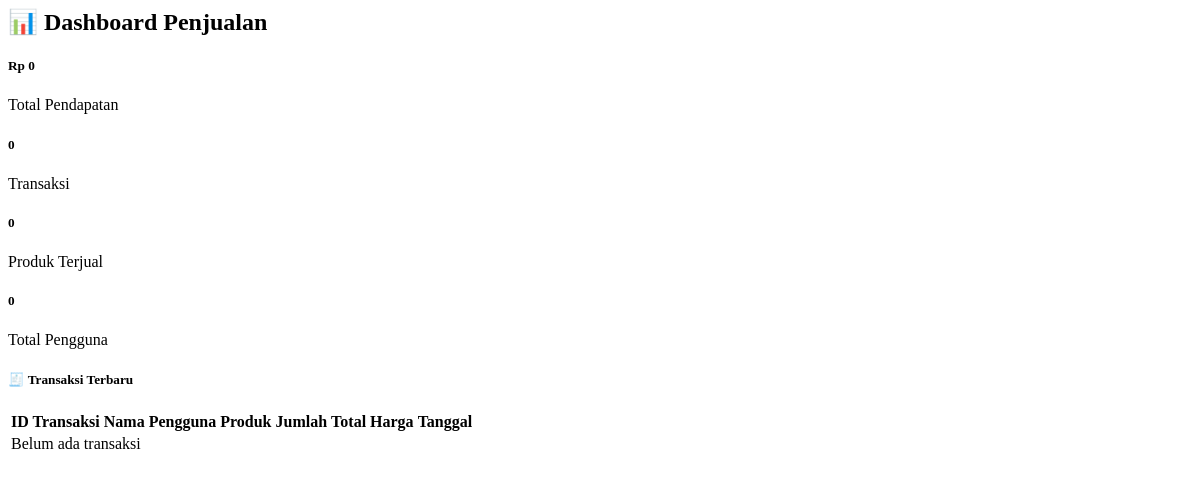
/admin/home.php, run on an earlier commit of the app's database.
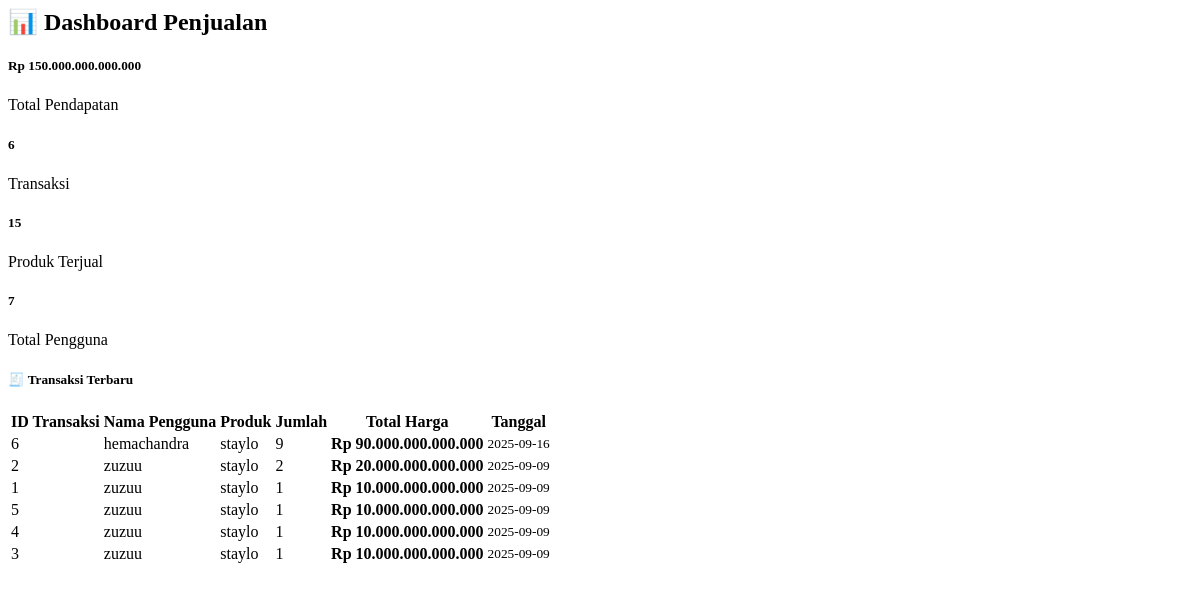
And on a later commit of the database.
### tables this page shows
CREATE TABLE `transaksi` (
  `id_transaksi` int(11) NOT NULL,
  `pengguna_id` int(11) NOT NULL,
  `admin_id` int(11) NOT NULL,
  `produk_id` int(11) NOT NULL,
  `jumlah` int(11) NOT NULL,
  `tanggal_transaksi` date NOT NULL,
  `total_harga` double NOT NULL
);

CREATE TABLE `pengguna` (
  `id_pengguna` int(11) NOT NULL,
  `nama_pengguna` varchar(25) NOT NULL,
  `email` varchar(25) NOT NULL,
  `password` text NOT NULL,
  `no_hp` int(13) NOT NULL,
  `alamat` varchar(25) NOT NULL
);

CREATE TABLE `produk` (
  `id_produk` int(11) NOT NULL,
  `merk_id` int(11) NOT NULL,
  `nama_produk` varchar(25) NOT NULL,
  `harga` double NOT NULL,
  `deskripsi` varchar(150) NOT NULL,
  `stock` int(30) NOT NULL,
  `kategori` enum('classic','matic','','') NOT NULL,
  `photo` text NOT NULL
);

CREATE TABLE `transaksi_detail` (
  `id_detail` int(11) NOT NULL,
  `transaksi_id` int(11) NOT NULL,
  `produk_id` int(11) NOT NULL,
  `jumlah` int(11) NOT NULL,
  `harga` decimal(15,2) NOT NULL
);

### admin/home.php (the view, shortened to what this page needs)
<?php
include "../db/koneksi.php";
?>
<div class="container mt-4">
  <h2 class="mb-4 text-primary fw-bold">📊 Dashboard Penjualan</h2>
  <div class="row mb-4">
    <?php
    $totalTransaksi = $koneksi->query("
      SELECT COUNT(*) AS total FROM transaksi
    ")->fetch_assoc()['total'] ?? 0;
    ?>
    <div class="row mb-4">
  <?php
  $totalPendapatan = $koneksi->query("
    SELECT SUM(td.harga * td.jumlah) AS total
    FROM transaksi_detail td
    JOIN transaksi t ON td.transaksi_id = t.id_transaksi
  ")->fetch_assoc()['total'] ?? 0;
  $totalTransaksi = $koneksi->query("
    SELECT COUNT(*) AS total FROM transaksi
  ")->fetch_assoc()['total'] ?? 0;
  $produkTerjual = $koneksi->query("
    SELECT SUM(jumlah) AS total FROM transaksi_detail
  ")->fetch_assoc()['total'] ?? 0;
  $totalUser = $koneksi->query("
    SELECT COUNT(*) AS total FROM pengguna
  ")->fetch_assoc()['total'] ?? 0;
  ?>
 <div class="col-md-3 mb-3">
  <a href="index.php?page=pendapatan" class="dashboard-card">
    <div class="card text-center shadow border-0 rounded-4">
      <div class="card-body">
        <h5 class="text-success fw-bold">Rp <?= number_format($totalPendapatan, 0, ',', '.') ?></h5>
        <p class="text-muted mb-0">Total Pendapatan</p>
      </div>
    </div>
  </a>
</div>
  <div class="col-md-3 mb-3">
    <a href="index.php?page=transaksi" class="dashboard-card">
      <div class="card text-center shadow border-0 rounded-4">
        <div class="card-body">
          <h5 class="text-primary fw-bold"><?= $totalTransaksi ?></h5>
          <p class="text-muted mb-0">Transaksi</p>
        </div>
      </div>
    </a>
  </div>
  <div class="col-md-3 mb-3">
    <a href="index.php?page=produk_terjual" class="dashboard-card">
      <div class="card text-center shadow border-0 rounded-4">
        <div class="card-body">
          <h5 class="text-warning fw-bold"><?= $produkTerjual ?></h5>
          <p class="text-muted mb-0">Produk Terjual</p>
        </div>
      </div>
    </a>
  </div>
  <div class="col-md-3 mb-3">
    <a href="index.php?page=user" class="dashboard-card">
      <div class="card text-center shadow border-0 rounded-4">
        <div class="card-body">
          <h5 class="text-danger fw-bold"><?= $totalUser ?></h5>
          <p class="text-muted mb-0">Total Pengguna</p>
        </div>
      </div>
    </a>
  </div>
</div>
  <div class="card shadow-lg border-0 rounded-4">
    <div class="card-body">
      <h5 class="fw-bold mb-3">🧾 Transaksi Terbaru</h5>
      <div class="table-responsive">
        <table class="table table-hover align-middle text-center">
          <thead class="table-dark">
            <tr>
              <th>ID Transaksi</th>
              <th>Nama Pengguna</th>
              <th>Produk</th>
              <th>Jumlah</th>
              <th>Total Harga</th>
              <th>Tanggal</th>
            </tr>
          </thead>
          <tbody>
            <?php
            $sql = "
              SELECT
                t.id_transaksi,
                p.nama_pengguna AS nama_user,
                pr.nama_produk,
                td.jumlah,
                (td.harga * td.jumlah) AS total_harga,
                t.tanggal_transaksi
              FROM transaksi t
              LEFT JOIN pengguna p ON t.pengguna_id = p.id_pengguna
              JOIN transaksi_detail td ON t.id_transaksi = td.transaksi_id
              JOIN produk pr ON td.produk_id = pr.id_produk
              ORDER BY t.tanggal_transaksi DESC
              LIMIT 10
            ";
            $result = $koneksi->query($sql);
            if ($result && $result->num_rows > 0) {
              while ($row = $result->fetch_assoc()) {
                echo "
                <tr>
                  <td><span class='badge bg-primary'>{$row['id_transaksi']}</span></td>
                  <td>" . htmlspecialchars($row['nama_user'] ?? 'Tidak Diketahui') . "</td>
                  <td>{$row['nama_produk']}</td>
                  <td>{$row['jumlah']}</td>
                  <td><strong>Rp " . number_format($row['total_harga'], 0, ',', '.') . "</strong></td>
                  <td><small class='text-muted'>{$row['tanggal_transaksi']}</small></td>
                </tr>
                ";
              }
            } else {
              echo "<tr><td colspan='6' class='text-center text-muted py-4'>Belum ada transaksi</td></tr>";
            }
            ?>
          </tbody>
        </table>
      </div>
    </div>
  </div>
</div>

What changed in the data, as far as the page shows it:
added transaksi: id_transaksi "6", pengguna.nama_pengguna "hemachandra", produk.nama_produk "staylo", transaksi_detail.jumlah "9", total_harga "90.000.000.000.000", tanggal_transaksi "2025-09-16"
added transaksi: id_transaksi "2", pengguna.nama_pengguna "zuzuu", produk.nama_produk "staylo", transaksi_detail.jumlah "2", total_harga "20.000.000.000.000", tanggal_transaksi "2025-09-09"
added transaksi: id_transaksi "1", pengguna.nama_pengguna "zuzuu", produk.nama_produk "staylo", transaksi_detail.jumlah "1", total_harga "10.000.000.000.000", tanggal_transaksi "2025-09-09"
added transaksi: id_transaksi "5", pengguna.nama_pengguna "zuzuu", produk.nama_produk "staylo", transaksi_detail.jumlah "1", total_harga "10.000.000.000.000", tanggal_transaksi "2025-09-09"
added transaksi: id_transaksi "4", pengguna.nama_pengguna "zuzuu", produk.nama_produk "staylo", transaksi_detail.jumlah "1", total_harga "10.000.000.000.000", tanggal_transaksi "2025-09-09"
added transaksi: id_transaksi "3", pengguna.nama_pengguna "zuzuu", produk.nama_produk "staylo", transaksi_detail.jumlah "1", total_harga "10.000.000.000.000", tanggal_transaksi "2025-09-09"
Also different on the page:
$totalPendapatan: "0" → "150.000.000.000.000"
$totalTransaksi: "0" → "6"
$produkTerjual: "0" → "15"
$totalUser: "0" → "7"
text no longer shown: "Belum ada transaksi"
